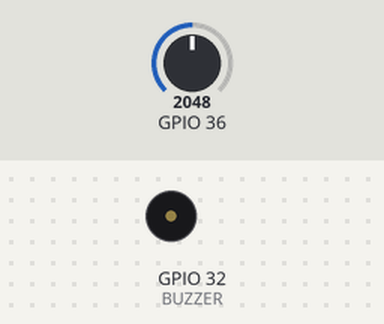
The sketch below on a simulated ESP32. Parts: buzzer (waves = sounding, pin HIGH). Inputs (shaded band) come from the test bench; at power-on: GPIO 36 = 2048. WiFi joins after 1.5 s; servers stay silent unless stated; what the sketch prints to the serial monitor is not drawn.

Above: at 14.3 s.
At 46.66 s:
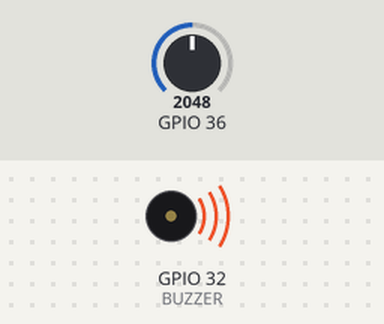
Timing chart, 0 to 66.8 s (numbered marks = the images above):
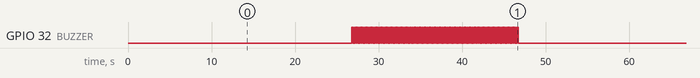

The sketch:

cap_heart_rate.ino
```cpp
#define BLYNK_TEMPLATE_ID "TMPL2V9o6IJNW"
#define BLYNK_TEMPLATE_NAME "my project"
#define BLYNK_AUTH_TOKEN "D0vZlj1WyonVJFuFfv-oFq9Q_uohRRZT"

#define BLYNK_PRINT Serial
#include <BlynkSimpleEsp32.h>
#define BUZZER 32

char auth[] = BLYNK_AUTH_TOKEN;

char ssid[] = "my project";
char pass[] = "111222333444";

BlynkTimer timer;

int Pulses = 0;
int PulsesInCloud = 0;
bool alert=false;
int sensorV = 0;
unsigned long previousMillis = 0;
const long interval = 1000 *20;

void sendSensor()
{
    Blynk.virtualWrite(V0, PulsesInCloud);
    Blynk.virtualWrite(V1, alert);
    if (alert)
    {
 Blynk.virtualWrite(V2, "Alert High Heart rate");
    }else{
       Blynk.virtualWrite(V2, "normal");
    }

}

void setup()
{
   Serial.begin(115200);
  Blynk.begin(auth, ssid, pass);
  timer.setInterval(100L, sendSensor);
  previousMillis = millis();
  pinMode(BUZZER,OUTPUT);
}


void loop() {
  Blynk.run();
  timer.run();

  unsigned long currentMillis = millis();
  if (currentMillis - previousMillis >= interval)
  {
    delay(5000);
    Serial.println(" ------------------------------------- ");
    Serial.print("BPM: "); Serial.println(Pulses*3);
   Serial.println(" ------------------------------------- ");
    PulsesInCloud = Pulses*3;
    if (PulsesInCloud > 100 ){
      alert =true;
    }else{
      alert =false;
    }
    Pulses=0;
    previousMillis = millis();
    }

sensorV =analogRead(A0);
Serial.println(sensorV);


if (sensorV >= 1950 &&sensorV < 2100){
Pulses++;
}

if (alert){
  for(int i = 0 ; i<20;i++){
digitalWrite(BUZZER,HIGH);
delay(100);
digitalWrite(BUZZER,LOW);
delay(100);
  }

}

}
```

Measured:
- by itself, GPIO 32 (BUZZER): moves between LOW and HIGH, repeating every 50.0 s
- by itself, everything shown: repeats every 50.0 s, in 70 steps
